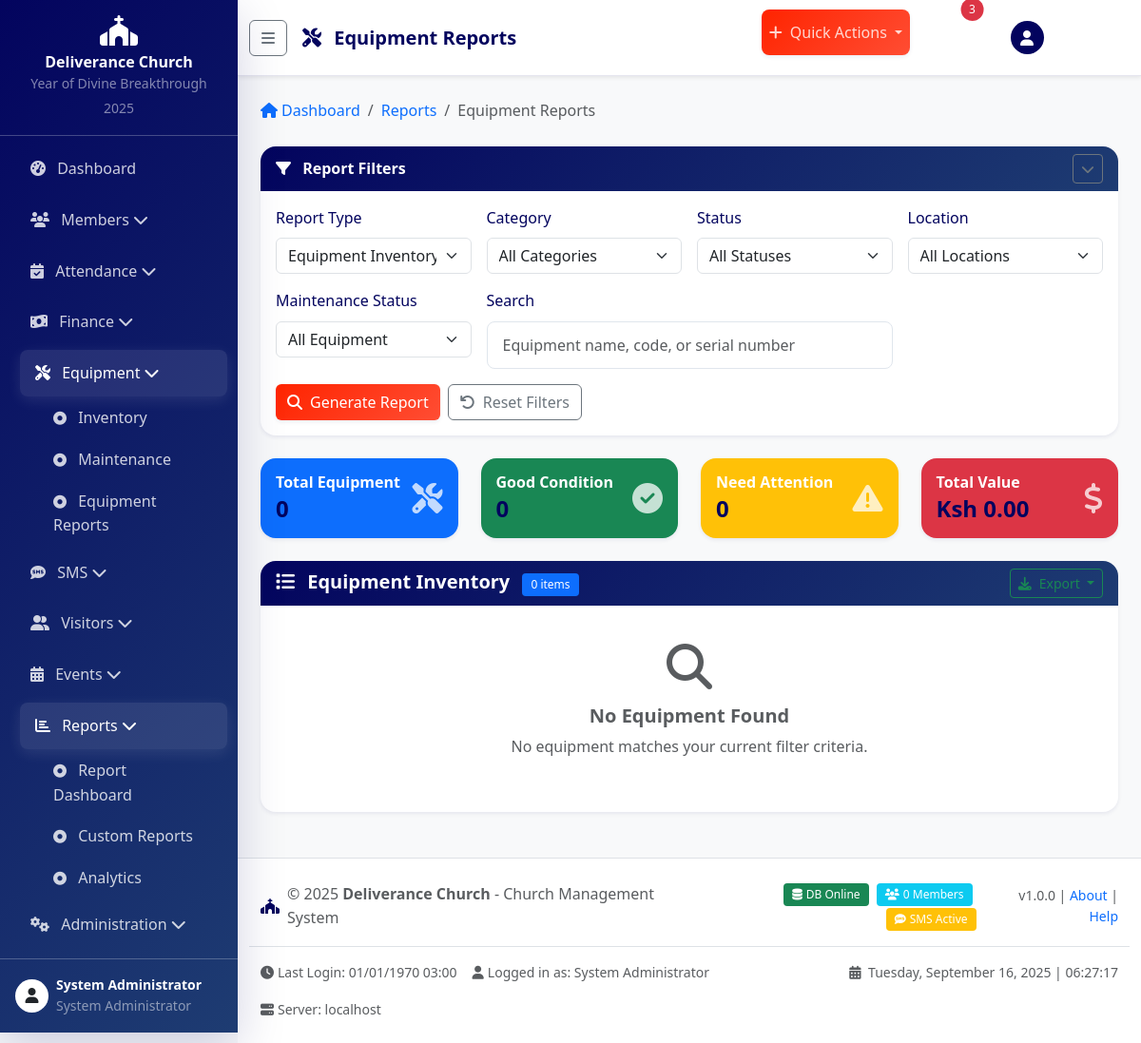
The page /modules/reports/equipment.php (signed in) on the database its author committed.
### tables this page shows
CREATE TABLE church_info (
    id INT PRIMARY KEY AUTO_INCREMENT,
    church_name VARCHAR(100) NOT NULL DEFAULT 'Deliverance Church',
    `address` TEXT,
    phone VARCHAR(20),
    email VARCHAR(100),
    website VARCHAR(100),
    logo VARCHAR(255),
    mission_statement TEXT,
    vision_statement TEXT,
    `values` TEXT,
    yearly_theme VARCHAR(255),
    pastor_name VARCHAR(100),
    founded_date DATE,
    service_times TEXT,
    currency VARCHAR(10) DEFAULT 'KES',
    sms_balance DECIMAL(10,2) DEFAULT 0.00,
    created_at TIMESTAMP DEFAULT CURRENT_TIMESTAMP,
    updated_at TIMESTAMP DEFAULT CURRENT_TIMESTAMP ON UPDATE CURRENT_TIMESTAMP
);

### includes/header.php (shortened to what the rows shown need)
<?php
$currentPage = basename($_SERVER['PHP_SELF'], '.php');
$currentModule = basename(dirname($_SERVER['PHP_SELF']));
$churchInfo = getRecord('church_info', 'id', 1) ?: [
    'church_name' => 'Deliverance Church',
    'logo' => '',
    'yearly_theme' => 'Year of Divine Breakthrough 2025'
];
?>
<!DOCTYPE html>
<html lang="en">
<head>
    <link href="https://cdnjs.cloudflare.com/ajax/libs/bootstrap/5.3.0/css/bootstrap.min.css" rel="stylesheet">
    <link href="https://cdnjs.cloudflare.com/ajax/libs/font-awesome/6.4.0/css/all.min.css" rel="stylesheet">
    <link href="https://cdnjs.cloudflare.com/ajax/libs/animate.css/4.1.1/animate.min.css" rel="stylesheet">
    <link href="<?php echo BASE_URL; ?>assets/css/style.css" rel="stylesheet">
</head>
<body>
<?php if (isLoggedIn()): ?>
    <div class="sidebar" id="sidebar">
        <div class="p-3 text-center border-bottom border-light border-opacity-25">
            <?php if (!empty($churchInfo['logo'])): ?>
                <img src="<?php echo BASE_URL . $churchInfo['logo']; ?>" alt="Church Logo" class="img-fluid mb-2" style="max-height: 50px;">
            <?php else: ?>
                <i class="fas fa-church fa-2x text-white mb-2"></i>
            <?php endif; ?>
            <h6 class="text-white mb-0 sidebar-title"><?php echo htmlspecialchars($churchInfo['church_name']); ?></h6>
            <small class="text-white-50 sidebar-subtitle"><?php echo htmlspecialchars($churchInfo['yearly_theme']); ?></small>
        </div>
        <nav class="nav flex-column p-2">
            <?php
            foreach (MAIN_MENU as $key => $menu_item) {
                $active = ($currentModule === $key || $currentPage === $key) ? 'active' : '';
                $menuUrl = BASE_URL . $menu_item['url'];
            ?>
                <div class="nav-item">
                    <?php if (isset($menu_item['submenu'])): ?>
                        <a class="nav-link <?php echo $active; ?>" data-bs-toggle="collapse" href="#submenu-<?php echo $key; ?>" role="button">
                            <i class="<?php echo $menu_item['icon']; ?> me-2"></i>
                            <span class="menu-text"><?php echo $menu_item['title']; ?></span>
                            <i class="fas fa-chevron-down ms-auto"></i>
                        </a>
                        <div class="collapse <?php echo $active ? 'show' : ''; ?>" id="submenu-<?php echo $key; ?>">
                            <div class="ps-4">
                                <?php foreach ($menu_item['submenu'] as $sub_key => $sub_item): ?>
                                    <a href="<?php echo BASE_URL . $sub_item['url']; ?>" class="nav-link py-2">
                                        <i class="fas fa-dot-circle me-2 small"></i>
                                        <span class="menu-text"><?php echo $sub_item['title']; ?></span>
                                    </a>
                                <?php endforeach; ?>
                            </div>
                        </div>
                    <?php else: ?>
                        <a href="<?php echo $menuUrl; ?>" class="nav-link <?php echo $active; ?>">
                            <i class="<?php echo $menu_item['icon']; ?> me-2"></i>
                            <span class="menu-text"><?php echo $menu_item['title']; ?></span>
                        </a>
                    <?php endif; ?>
                </div>
            <?php } ?>
        </nav>
        <div class="mt-auto p-3 border-top border-light border-opacity-25">
            <div class="d-flex align-items-center">
                <div class="avatar bg-white text-dark rounded-circle me-2 d-flex align-items-center justify-content-center" style="width: 35px; height: 35px;">
                    <i class="fas fa-user"></i>
                </div>
                <div class="flex-grow-1 sidebar-user-info">
                    <div class="text-white small fw-bold"><?php echo htmlspecialchars($_SESSION['first_name'] . ' ' . $_SESSION['last_name']); ?></div>
                    <div class="text-white-50 small"><?php echo getUserRoleDisplay($_SESSION['user_role']); ?></div>
                </div>
            </div>
        </div>
    </div>
    <div class="main-content" id="main-content">
        <nav class="navbar navbar-expand-lg navbar-light bg-white shadow-sm mb-4">
            <div class="container-fluid">
                <button class="btn btn-outline-secondary me-3" id="sidebar-toggle" type="button">
                    <i class="fas fa-bars"></i>
                </button>
                <h1 class="navbar-brand mb-0 h4">
                    <?php if (isset($page_icon)): ?>
                        <i class="<?php echo $page_icon; ?> me-2 text-church-blue"></i>
                    <?php endif; ?>
                    <?php echo isset($page_title) ? htmlspecialchars($page_title) : 'Dashboard'; ?>
                </h1>
                <div class="navbar-nav ms-auto d-flex flex-row">
                    <div class="nav-item dropdown me-3">
                        <a class="nav-link dropdown-toggle btn btn-church-primary btn-sm text-white" href="#" role="button" data-bs-toggle="dropdown">
                            <i class="fas fa-plus me-1"></i> Quick Actions
                        </a>
                    </div>
                    <div class="nav-item dropdown me-3">
                        <a class="nav-link position-relative" href="#" role="button" data-bs-toggle="dropdown">
                            <i class="fas fa-bell fa-lg"></i>
                            <span class="position-absolute top-0 start-100 translate-middle badge rounded-pill bg-danger">
                                3
                            </span>
                        </a>
                    </div>
                    <div class="nav-item dropdown">
                        <a class="nav-link dropdown-toggle d-flex align-items-center" href="#" role="button" data-bs-toggle="dropdown">
                            <div class="avatar bg-church-blue text-white rounded-circle me-2 d-flex align-items-center justify-content-center" style="width: 35px; height: 35px;">
                                <i class="fas fa-user"></i>
                            </div>
                            <span class="d-none d-md-inline"><?php echo htmlspecialchars($_SESSION['first_name']); ?></span>
                        </a>
                    </div>
                </div>
            </div>
        </nav>
        <div class="container-fluid px-4">
            <?php if (isset($breadcrumb) && !empty($breadcrumb)): ?>
                <nav aria-label="breadcrumb" class="mb-4">
                    <ol class="breadcrumb">
                        <li class="breadcrumb-item">
                            <a href="<?php echo BASE_URL; ?>modules/dashboard/" class="text-decoration-none">
                                <i class="fas fa-home me-1"></i>Dashboard
                            </a>
                        </li>
                        <?php foreach ($breadcrumb as $item): ?>
                            <?php if (isset($item['url'])): ?>
                                <li class="breadcrumb-item">
                                    <a href="<?php echo $item['url']; ?>" class="text-decoration-none"><?php echo htmlspecialchars($item['title']); ?></a>
                                </li>
                            <?php else: ?>
                                <li class="breadcrumb-item active" aria-current="page"><?php echo htmlspecialchars($item['title']); ?></li>
                            <?php endif; ?>
                        <?php endforeach; ?>
                    </ol>
                </nav>
            <?php endif; ?>
<?php endif;  ?>

### includes/footer.php (shortened to what the rows shown need)
<?php if (isLoggedIn()): ?>
        </div>
    </div>
    <footer class="bg-white border-top mt-5 py-4" style="margin-left: 250px; transition: margin-left 0.3s ease;">
        <div class="container-fluid px-4">
            <div class="row align-items-center">
                <div class="col-md-6">
                    <div class="d-flex align-items-center">
                        <i class="fas fa-church text-church-blue me-2"></i>
                        <span class="text-muted">
                            &copy; <?php echo date('Y'); ?>
                            <strong><?php echo htmlspecialchars($churchInfo['church_name'] ?? 'Deliverance Church'); ?></strong>
                            - Church Management System
                        </span>
                    </div>
                </div>
                <div class="col-md-6 text-end">
                    <div class="d-flex align-items-center justify-content-end">
                        <div class="me-3">
                            <span class="badge bg-success me-1">
                                <i class="fas fa-database me-1"></i>DB Online
                            </span>
                            <span class="badge bg-info me-1">
                                <i class="fas fa-users me-1"></i><?php echo getRecordCount('members', ['membership_status' => 'active']); ?> Members
                            </span>
                            <?php if (isFeatureEnabled('sms')): ?>
                            <span class="badge bg-warning">
                                <i class="fas fa-sms me-1"></i>SMS Active
                            </span>
                            <?php endif; ?>
                        </div>
                        <small class="text-muted">
                            v1.0.0 |
                            <a href="#" class="text-decoration-none" data-bs-toggle="modal" data-bs-target="#aboutModal">About</a> |
                            <a href="#" class="text-decoration-none" data-bs-toggle="modal" data-bs-target="#helpModal">Help</a>
                        </small>
                    </div>
                </div>
            </div>
            <div class="row mt-3 pt-3 border-top">
                <div class="col-md-8">
                    <div class="d-flex flex-wrap gap-3 small text-muted">
                        <span><i class="fas fa-clock me-1"></i>Last Login: <?php echo formatDisplayDateTime($_SESSION['login_time'] ?? date('Y-m-d H:i:s')); ?></span>
                        <span><i class="fas fa-user me-1"></i>Logged in as: <?php echo getUserRoleDisplay($_SESSION['user_role'] ?? ''); ?></span>
                        <span><i class="fas fa-server me-1"></i>Server: <?php echo $_SERVER['SERVER_NAME']; ?></span>
                    </div>
                </div>
                <div class="col-md-4 text-end">
                    <div class="small text-muted">
                        <i class="fas fa-calendar-alt me-1"></i>
                        <?php echo date('l, F j, Y'); ?> |
                        <span id="current-time"><?php echo date('H:i:s'); ?></span>
                    </div>
                </div>
            </div>
        </div>
    </footer>
<?php endif;  ?>

### rows shown on the page
church_info: church_name "Deliverance Church", yearly_theme "Year of Divine Breakthrough 2025"

### other values the page prints
$menu_item['title'] "Dashboard"
$menu_item['title'] "Members"
$menu_item['title'] "Attendance"
$menu_item['title'] "Finance"
$menu_item['title'] "Equipment"
$sub_item['title'] "Inventory"
$sub_item['title'] "Maintenance"
$sub_item['title'] "Equipment Reports"
$menu_item['title'] "SMS"
$menu_item['title'] "Visitors"
$menu_item['title'] "Events"
$menu_item['title'] "Reports"
$sub_item['title'] "Report Dashboard"
$sub_item['title'] "Custom Reports"
$sub_item['title'] "Analytics"
